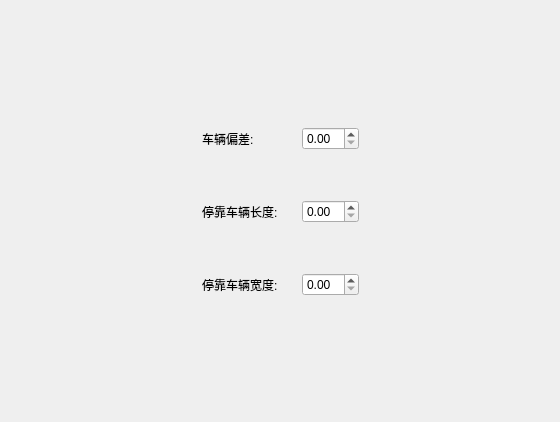
<?xml version="1.0" encoding="UTF-8"?>
<ui version="4.0">
 <class>FixSetDigger</class>
 <widget class="QWidget" name="FixSetDigger">
  <property name="geometry">
   <rect>
    <x>0</x>
    <y>0</y>
    <width>560</width>
    <height>422</height>
   </rect>
  </property>
  <property name="windowTitle">
   <string>Form</string>
  </property>
  <layout class="QGridLayout" name="gridLayout">
   <property name="verticalSpacing">
    <number>50</number>
   </property>
   <item row="0" column="1">
    <spacer name="verticalSpacer">
     <property name="orientation">
      <enum>Qt::Vertical</enum>
     </property>
     <property name="sizeHint" stdset="0">
      <size>
       <width>20</width>
       <height>56</height>
      </size>
     </property>
    </spacer>
   </item>
   <item row="1" column="1">
    <layout class="QHBoxLayout" name="horizontalLayout">
     <item>
      <widget class="QLabel" name="fixValueLabel">
       <property name="minimumSize">
        <size>
         <width>100</width>
         <height>0</height>
        </size>
       </property>
       <property name="text">
        <string>车辆偏差:</string>
       </property>
      </widget>
     </item>
     <item>
      <widget class="QDoubleSpinBox" name="fixValueSpinBox">
       <property name="singleStep">
        <double>0.100000000000000</double>
       </property>
      </widget>
     </item>
    </layout>
   </item>
   <item row="2" column="0">
    <spacer name="horizontalSpacer">
     <property name="orientation">
      <enum>Qt::Horizontal</enum>
     </property>
     <property name="sizeHint" stdset="0">
      <size>
       <width>174</width>
       <height>20</height>
      </size>
     </property>
    </spacer>
   </item>
   <item row="2" column="1">
    <layout class="QHBoxLayout" name="horizontalLayout_2">
     <item>
      <widget class="QLabel" name="mineLengthLabel">
       <property name="minimumSize">
        <size>
         <width>100</width>
         <height>0</height>
        </size>
       </property>
       <property name="text">
        <string>停靠车辆长度:</string>
       </property>
      </widget>
     </item>
     <item>
      <widget class="QDoubleSpinBox" name="mineLengthSpinBox">
       <property name="singleStep">
        <double>0.100000000000000</double>
       </property>
      </widget>
     </item>
    </layout>
   </item>
   <item row="2" column="2">
    <spacer name="horizontalSpacer_2">
     <property name="orientation">
      <enum>Qt::Horizontal</enum>
     </property>
     <property name="sizeHint" stdset="0">
      <size>
       <width>173</width>
       <height>20</height>
      </size>
     </property>
    </spacer>
   </item>
   <item row="3" column="1">
    <layout class="QHBoxLayout" name="horizontalLayout_3">
     <item>
      <widget class="QLabel" name="mineWidthLabel">
       <property name="minimumSize">
        <size>
         <width>100</width>
         <height>0</height>
        </size>
       </property>
       <property name="text">
        <string>停靠车辆宽度:</string>
       </property>
      </widget>
     </item>
     <item>
      <widget class="QDoubleSpinBox" name="mineWidthSpinBox">
       <property name="singleStep">
        <double>0.100000000000000</double>
       </property>
      </widget>
     </item>
    </layout>
   </item>
   <item row="4" column="1">
    <spacer name="verticalSpacer_2">
     <property name="orientation">
      <enum>Qt::Vertical</enum>
     </property>
     <property name="sizeHint" stdset="0">
      <size>
       <width>20</width>
       <height>55</height>
      </size>
     </property>
    </spacer>
   </item>
  </layout>
 </widget>
 <resources/>
 <connections/>
</ui>
